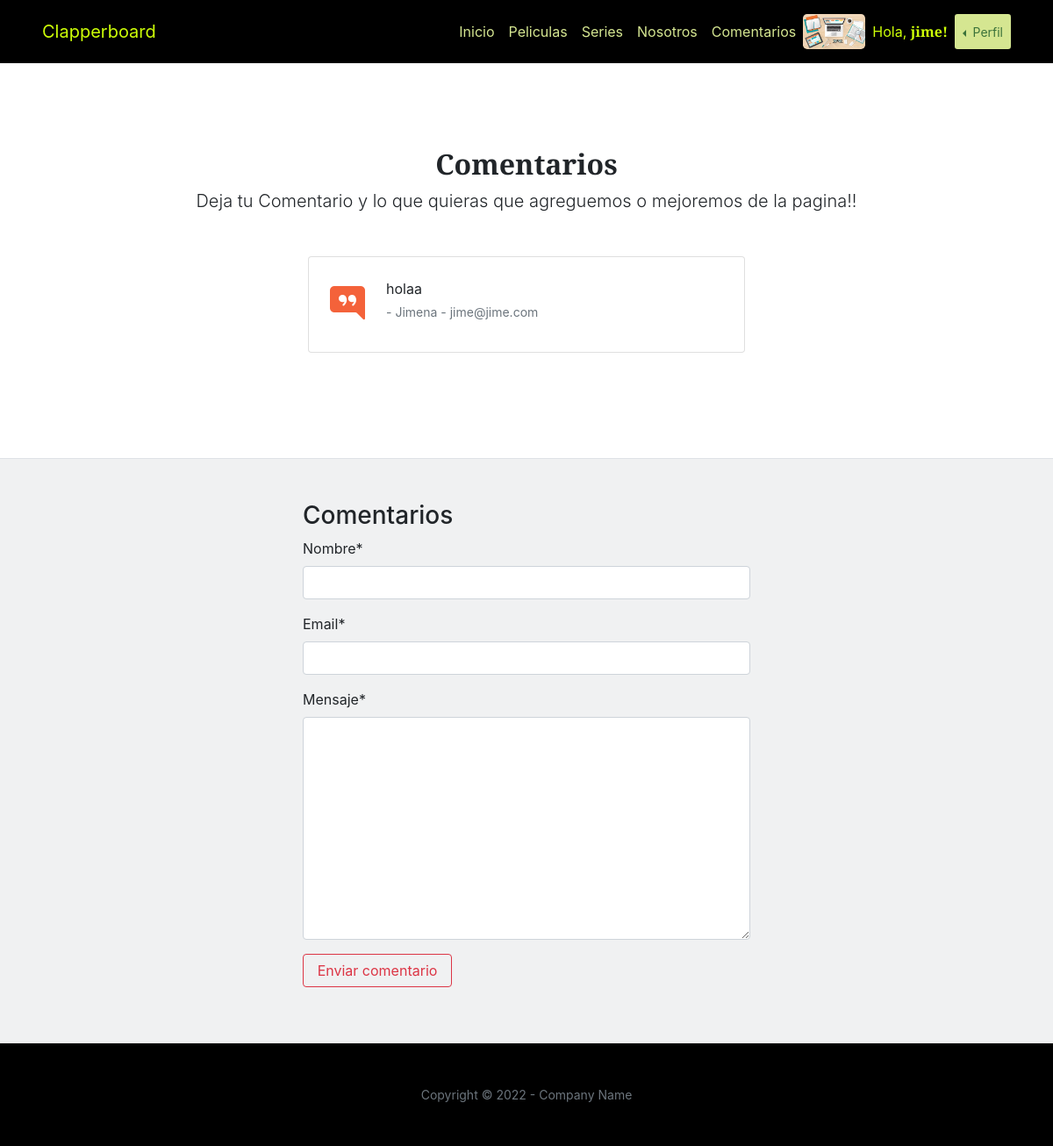
The page /comentarios/ (signed in) on the database as committed earlier.
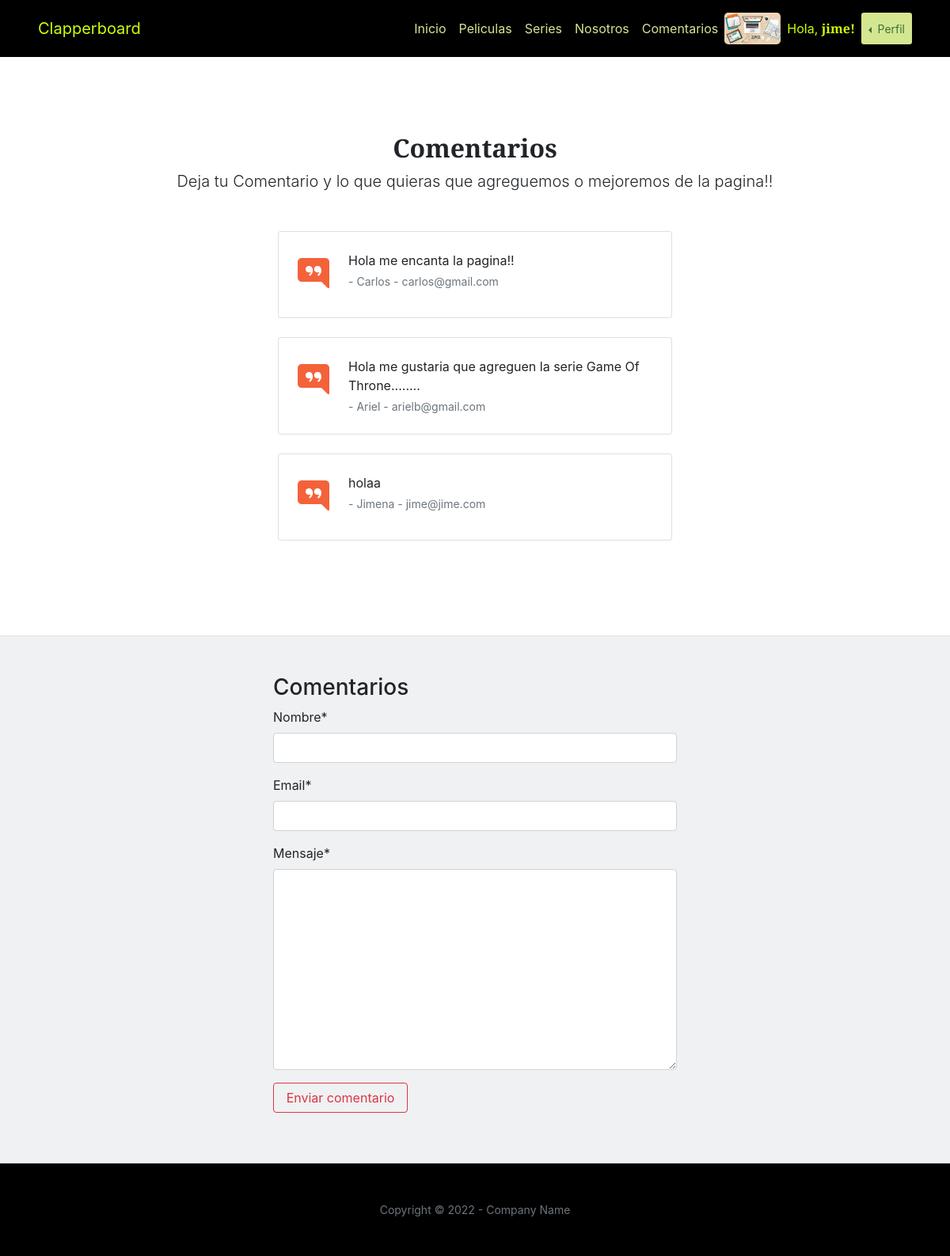
The same page on the database as committed later.
### clapperboardApp/models.py (models this page shows)
class Avatar(models.Model):
    usuario = models.OneToOneField(User, primary_key=True, on_delete=models.CASCADE)
    imagen = models.ImageField(upload_to='avatar/', blank=True)

class Comentario(models.Model):
    nombre = models.CharField(max_length=50)
    email = models.EmailField()
    mensaje = models.TextField(max_length=500, blank=True, null=True)
    actualizado = models.DateTimeField(auto_now=True)
    creado = models.DateTimeField(auto_now_add=True)
    class Meta:
        ordering = ['-creado']

### clapperboardApp/views.py (the view)
# urls.py: path('comentarios/', comentarios, name= "comentarios"),
def comentarios(request):
    comentarios = Comentario.objects.all()
    form = NuevoComentario()
    if request.method == "POST":
        form = NuevoComentario(request.POST)
        if form.is_valid():
            info_comentarios = form.cleaned_data
            comentarios = Comentario(nombre=info_comentarios["nombre"],
                                     email=info_comentarios["email"],
                                     mensaje=info_comentarios["mensaje"])
            comentarios.save()
            messages.success(request, "Comentario agregado con éxito!")
            return redirect("comentarios")
        else:
            messages.error(request, "Error al agregar el comentario")
            return redirect("comentarios")
    else:
        form = NuevoComentario()
    return render(request, "clapperboardApp/comentarios.html", {"comentarios": comentarios, "form": form})

### clapperboardApp/forms.py
class NuevoComentario(forms.Form):
    nombre = forms.CharField(max_length=50)
    email = forms.EmailField()
    mensaje = forms.CharField(max_length=300, required=True, widget=forms.Textarea)

### clapperboardApp/templates/clapperboardApp/comentarios.html (shortened to what this page needs)
{% extends 'clapperboardApp/base.html' %}
{% load static %}
{% load crispy_forms_tags %}
{% block contenidoPagina %}
    <section class="py-5 border-bottom">
        <div class="container px-5 my-5 px-5">
            <div class="text-center mb-5">
                <h2 class="fw-bolder">Comentarios</h2>
                <p class="lead mb-0">Deja tu Comentario y lo que quieras que agreguemos o mejoremos de la pagina!! </p>
            </div>
            <div class="row gx-5 justify-content-center">
                <div class="col-lg-6">
                    {% for comentario in comentarios %}
                        <div class="card mb-4">
                            <div class="card-body p-4">
                                <div class="d-flex">
                                    <div class="flex-shrink-0"><i class="bi bi-chat-right-quote-fill text-primary fs-1"></i></div>
                                    <div class="ms-4">
                                        <p class="mb-1"> {{comentario.mensaje}} </p>
                                        <div class="small text-muted"> - {{comentario.nombre}} - {{comentario.email}} </div>
                                    </div>
                                </div>
                            </div>
                        </div>
                    {% endfor %}
                </div>
            </div>
        </div>
    </section>
        <section class="bg-secondary bg-opacity-10 py-5">
            <div class="container px-5">
                <div class="row gx-6 justify-content-center">
                    <div class="col-lg-6">
                        <h3>Comentarios</h3>
                        <form action="" method="post">
                            {{form | crispy}}
                            <button class="btn btn-outline-danger my-3 d-grid gap-2 col-4" type="submit">Enviar comentario</button>
                        </form>
                    </div>
                </div>
            </div>
        </section>
{% endblock %}

### clapperboardApp/templates/clapperboardApp/base.html (shortened to what this page needs)
{% load static %}
<!DOCTYPE html>
<html lang="es">
    <head>
        <link href="https://cdn.jsdelivr.net/npm/bootstrap-icons@1.5.0/font/bootstrap-icons.css" rel="stylesheet" />
        <link href="https://cdnjs.cloudflare.com/ajax/libs/SimpleLightbox/2.1.0/simpleLightbox.min.css" rel="stylesheet" />
        <link href="{% static 'css/styles.css' %}" rel="stylesheet" />
    </head>
    <body id="page-top">
        <nav class="navbar navbar-expand-lg navbar-dark bg-black py-3">
            <div class="container-fluid px-4 px-lg-5">
                <a class="navbar-brand" href="{% url 'inicio' %}"> <span style="color: rgb(205, 255, 7);"> Clapperboard </span></a>
                <div class="collapse navbar-collapse" id="navbarTogglerDemo02">
                    <ul class="navbar-nav ms-auto my-2 my-lg-0">
                        <li class="nav-item"><a class="nav-link" href="{% url 'inicio' %}"><span style="color: #d5e691"> Inicio </span></a></li>
                        <li class="nav-item"><a class="nav-link" href="{% url 'peliculas' %}"><span style="color: #d5e691"> Peliculas </span></a></li>
                        <li class="nav-item"><a class="nav-link" href="{% url 'series' %}"><span style="color: #d5e691"> Series </span></a></li>
                        <li class="nav-item"><a class="nav-link" href="{% url 'about' %}"><span style="color: #d5e691"> Nosotros </span></a></li>
                        <li class="nav-item"><a class="nav-link" href="{% url 'comentarios' %}"><span style="color: #d5e691"> Comentarios </span></a></li>
                        {% if user.is_authenticated %}
                            {% if user.avatar.imagen %}
                                <img class="rounded-3" src=" {{ user.avatar.imagen.url }} " alt="" srcset="" style="height: 40px;">
                            {% else %}
                                <img class="rounded-3" src=" /media/avatar/generica.jpg " alt="" srcset="" style="height: 40px;">
                            {% endif %}
                            <li class="nav-item"> <p class="text my-2 mx-2" style="color: #cdff07;">  Hola, <b>{{user.username}}!</b></p></li>
                            <div class="btn-group dropstart">
                                <button class="btn btn-sm dropdown-toggle" style="background-color: #d5e691" type="button" data-bs-toggle="dropdown" aria-expanded="false">
                                Perfil
                                </button>
                            </div>
                        {% else %}
                            <li class="nav-item"><a class="btn btn-outline-secondary mx-2" style="color: #cdff07;" href="{% url 'login' %}">Iniciar Sesión</a></li>
                            <li class="nav-item"><a class="btn btn-outline-secondary mx-2" style="color: #cdff07;" href="{% url 'register' %}">Registrarse</a></li>
                        {% endif %}
                    </ul>
                </div>
            </div>
        </nav>
        {% block contenidoPagina %}
        {% endblock %}
        <footer class="bg-black py-5">
            <div class="container px-4 px-lg-5"><div class="small text-center text-muted">Copyright &copy; 2022 - Company Name</div></div>
        </footer>
    </body>
</html>

Rows that differ between the two databases and show on the page:
added Comentario: mensaje "Hola me encanta la pagina!!", nombre "Carlos", email "carlos@gmail.com"
added Comentario: mensaje "Hola me gustaria que agreguen la serie Game Of Throne........", nombre "Ariel", email "arielb@gmail.com"
